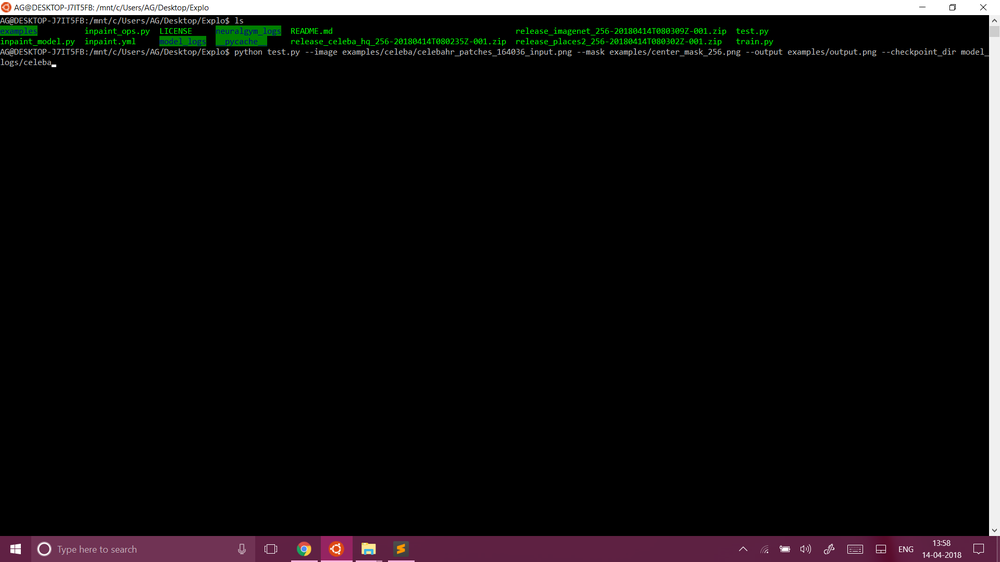
#> input picture Example command.png, 1000 x 562 px, shrunk from 1920 x 1080 before the run
$ python saliency.py '../Example command.png' out.png
#> lines starting #> are read from the running program, lines starting #| are printed output that depends on the picture; after the words box and inside, x2 and y2 are one past the last pixel; in counts of white or black regions, pixels touching at a corner belong together
import math
import sys
import operator
import networkx as nx
#import matplotlib.pyplot as plt
import numpy as np
import scipy.spatial.distance
import scipy.signal
import skimage
import skimage.io
from skimage.segmentation import slic
from skimage.util import img_as_float
from scipy.optimize import minimize
import cv2
#import pdb

THRESHOLD = 0.6

def raster_scan(img,L,U,D):
	n_rows = len(img)
	n_cols = len(img[0])

	for x in range(1,n_rows - 1):
		for y in range(1,n_cols - 1):
			ix = img[x][y]
			d = D[x][y]

			u1 = U[x-1][y]
			l1 = L[x-1][y]

			u2 = U[x][y-1]
			l2 = L[x][y-1]

			b1 = max(u1,ix) - min(l1,ix)
			b2 = max(u2,ix) - min(l2,ix)

			if d <= b1 and d <= b2:
				continue
			elif b1 < d and b1 <= b2:
				D[x][y] = b1
				U[x][y] = max(u1,ix)
				L[x][y] = min(l1,ix)
			else:
				D[x][y] = b2
				U[x][y] = max(u2,ix)
				L[x][y] = min(l2,ix)

	return True

def raster_scan_inv(img,L,U,D):
	n_rows = len(img)
	n_cols = len(img[0])

	for x in range(n_rows - 2,1,-1):
		for y in range(n_cols - 2,1,-1):

			ix = img[x][y]
			d = D[x][y]

			u1 = U[x+1][y]
			l1 = L[x+1][y]

			u2 = U[x][y+1]
			l2 = L[x][y+1]

			b1 = max(u1,ix) - min(l1,ix)
			b2 = max(u2,ix) - min(l2,ix)

			if d <= b1 and d <= b2:
				continue
			elif b1 < d and b1 <= b2:
				D[x][y] = b1
				U[x][y] = max(u1,ix)
				L[x][y] = min(l1,ix)
			else:
				D[x][y] = b2
				U[x][y] = max(u2,ix)
				L[x][y] = min(l2,ix)

	return True

def mbd(img, num_iters):

	if len(img.shape) != 2:
		print('did not get 2d np array to fast mbd')
		return None
	if (img.shape[0] <= 3 or img.shape[1] <= 3):
		print('image is too small')
		return None

	L = np.copy(img)
	U = np.copy(img)
	D = float('Inf') * np.ones(img.shape)
	D[0,:] = 0
	D[-1,:] = 0
	D[:,0] = 0
	D[:,-1] = 0

	# unfortunately, iterating over numpy arrays is very slow
	img_list = img.tolist()
	L_list = L.tolist()
	U_list = U.tolist()
	D_list = D.tolist()

	for x in range(0,num_iters):
		if x%2 == 1:
			raster_scan(img_list,L_list,U_list,D_list)
		else:
			raster_scan_inv(img_list,L_list,U_list,D_list)

	return np.array(D_list)


def get_saliency_mbd(input,method='b'):

#> called with input = '../Example command.png', method = 'b'
	img_path_list = []
	#we get either a filename or a list of filenames
	if type(input) == type(str()):
		img_path_list.append(input)
	elif type(input) == type(list()):
		img_path_list = input
	else:
		print('Input type is neither list or string')
		return None

	# Saliency map calculation based on: Minimum Barrier Salient Object Detection at 80 FPS
	for img_path in img_path_list:

		img = cv2.imread(img_path)
#> img is the input picture: shape (562, 1000, 3); mean B, G, R 13.5, 13.1, 14.8
		if(len(img.shape)>2 and img.shape[2]>3):
			img = cv2.cvtColor(img, cv2.COLOR_BGRA2BGR)
		img_mean = np.mean(img,axis=(2))
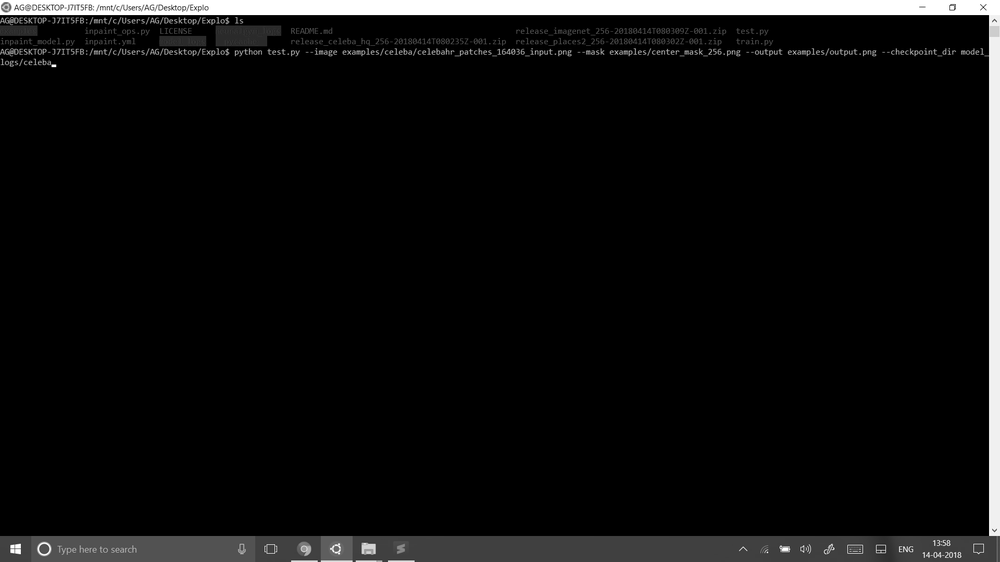
#> img_mean: shape (562, 1000) float64; min 0, max 255, mean 13.8
		sal = mbd(img_mean,3)
#> in mbd, `img_list = img.tolist()`: img_list = 562 items
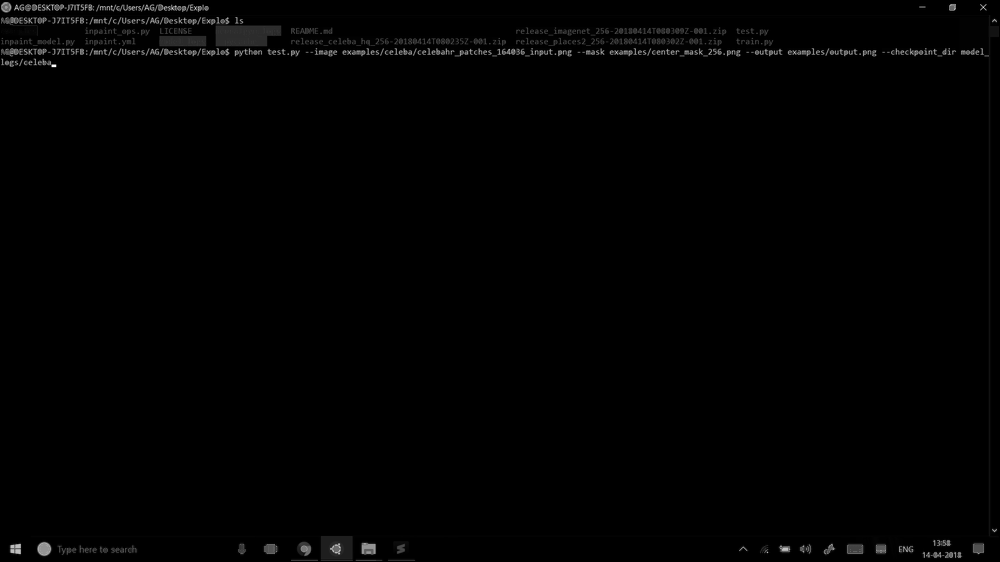
#> sal: shape (562, 1000) float64; min 0, max 255, mean 1.9


		if method == 'b':
			# get the background map

			# paper uses 30px for an image of size 300px, so we use 10%
			(n_rows,n_cols,n_channels) = img.shape
#> n_rows = 562; n_cols = 1000; n_channels = 3
			img_size = math.sqrt(n_rows * n_cols)
#> img_size = 749.7
			border_thickness = int(math.floor(0.1 * img_size))
#> border_thickness = 74

			img_lab = img_as_float(skimage.color.rgb2lab(img))
#> img_lab: shape (562, 1000, 3) float64; mean of channels 0, 1, 2 5.5, 0.8, -0.9

			px_left = img_lab[0:border_thickness,:,:]
#> px_left: shape (74, 1000, 3) float64; mean of channels 0, 1, 2 26.3, -3.4, 3.5
			px_right = img_lab[n_rows - border_thickness-1:-1,:,:]
#> px_right: shape (74, 1000, 3) float64; mean of channels 0, 1, 2 9.2, 9.3, -10.1

			px_top = img_lab[:,0:border_thickness,:]
#> px_top: shape (562, 74, 3) float64; mean of channels 0, 1, 2 5.2, 0.6, -0.7
			px_bottom = img_lab[:,n_cols - border_thickness-1:-1,:]
#> px_bottom: shape (562, 74, 3) float64; mean of channels 0, 1, 2 15.8, 1.2, -1.3

			px_mean_left = np.mean(px_left,axis=(0,1))
#> px_mean_left = [26.28, -3.41, 3.55]
			px_mean_right = np.mean(px_right,axis=(0,1))
#> px_mean_right = [9.16, 9.34, -10.09]
			px_mean_top = np.mean(px_top,axis=(0,1))
#> px_mean_top = [5.24, 0.609, -0.657]
			px_mean_bottom = np.mean(px_bottom,axis=(0,1))
#> px_mean_bottom = [15.78, 1.24, -1.29]


			px_left = px_left.reshape((n_cols*border_thickness,3))
			px_right = px_right.reshape((n_cols*border_thickness,3))

			px_top = px_top.reshape((n_rows*border_thickness,3))
			px_bottom = px_bottom.reshape((n_rows*border_thickness,3))

			cov_left = np.cov(px_left.T)
#> cov_left = [[1576.2, -65.17, 63.81], [-65.17, 167.4, -155.8], [63.81, -155.8, 174.9]]
			cov_right = np.cov(px_right.T)
#> cov_right = [[240, 127.9, -144.2], [127.9, 189.3, -200], [-144.2, -200, 225.1]]

			cov_top = np.cov(px_top.T)
#> cov_top = [[311.2, 1.04, -3.99], [1.04, 69.32, -70.16], [-3.99, -70.16, 84.41]]
			cov_bottom = np.cov(px_bottom.T)
#> cov_bottom = [[1163.6, 7.95, -8.4], [7.95, 32.74, -34.04], [-8.4, -34.04, 36.65]]

			cov_left = np.linalg.inv(cov_left)
#> cov_left = [[0.000645, 0.000187, -6.84e-05], [0.000187, 0.0348, 0.031], [-6.84e-05, 0.031, 0.0333]]
			cov_right = np.linalg.inv(cov_right)
#> cov_right = [[0.00677, 0.000131, 0.00446], [0.000131, 0.0857, 0.0762], [0.00446, 0.0762, 0.075]]

			cov_top = np.linalg.inv(cov_top)
#> cov_top = [[0.00322, 0.000666, 0.000706], [0.000666, 0.0911, 0.0757], [0.000706, 0.0757, 0.0748]]
			cov_bottom = np.linalg.inv(cov_bottom)
#> cov_bottom = [[0.000861, -0.000114, 9.19e-05], [-0.000114, 0.888, 0.825], [9.19e-05, 0.825, 0.794]]


			u_left = np.zeros(sal.shape)
			u_right = np.zeros(sal.shape)
			u_top = np.zeros(sal.shape)
			u_bottom = np.zeros(sal.shape)

			u_final = np.zeros(sal.shape)
			img_lab_unrolled = img_lab.reshape(img_lab.shape[0]*img_lab.shape[1],3)

			px_mean_left_2 = np.zeros((1,3))
			px_mean_left_2[0,:] = px_mean_left

			u_left = scipy.spatial.distance.cdist(img_lab_unrolled,px_mean_left_2,'mahalanobis', VI=cov_left)
			u_left = u_left.reshape((img_lab.shape[0],img_lab.shape[1]))

			px_mean_right_2 = np.zeros((1,3))
			px_mean_right_2[0,:] = px_mean_right

			u_right = scipy.spatial.distance.cdist(img_lab_unrolled,px_mean_right_2,'mahalanobis', VI=cov_right)
			u_right = u_right.reshape((img_lab.shape[0],img_lab.shape[1]))
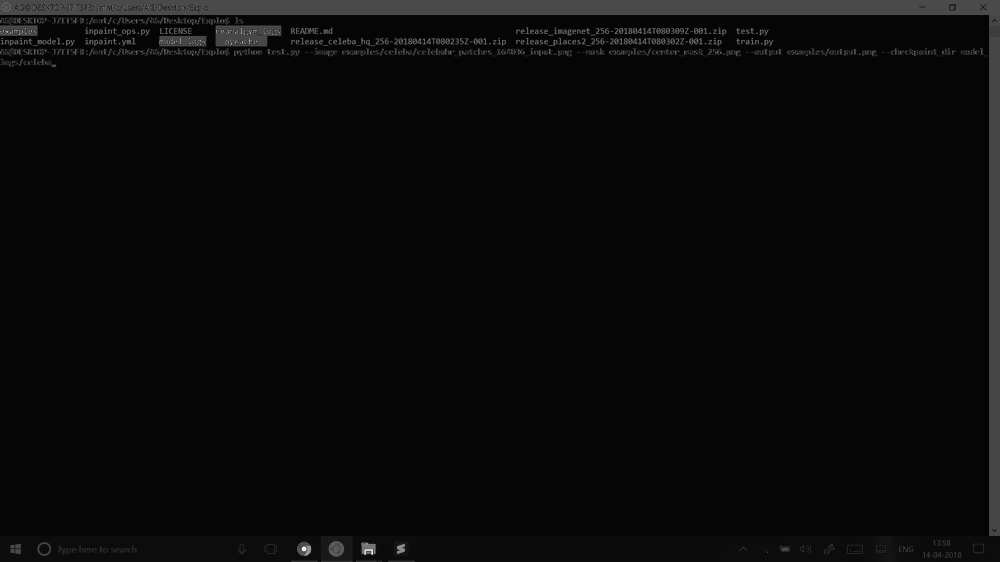
#> u_right: shape (562, 1000) float64; min 0.162, max 27, mean 1.1; drawn with min black and max white

			px_mean_top_2 = np.zeros((1,3))
			px_mean_top_2[0,:] = px_mean_top

			u_top = scipy.spatial.distance.cdist(img_lab_unrolled,px_mean_top_2,'mahalanobis', VI=cov_top)
			u_top = u_top.reshape((img_lab.shape[0],img_lab.shape[1]))
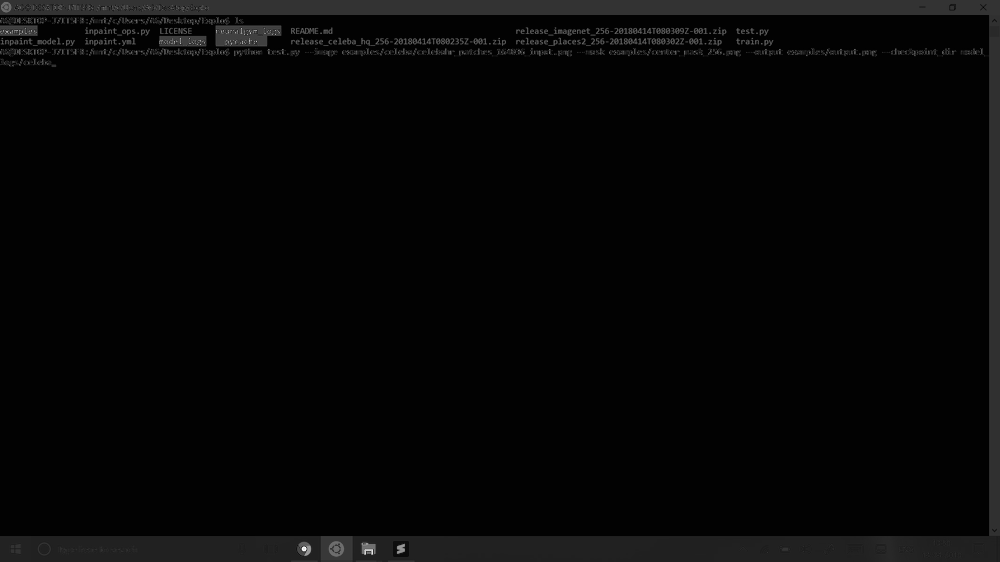
#> u_top: shape (562, 1000) float64; min 0.0613, max 26.34, mean 0.8; drawn with min black and max white

			px_mean_bottom_2 = np.zeros((1,3))
			px_mean_bottom_2[0,:] = px_mean_bottom

			u_bottom = scipy.spatial.distance.cdist(img_lab_unrolled,px_mean_bottom_2,'mahalanobis', VI=cov_bottom)
			u_bottom = u_bottom.reshape((img_lab.shape[0],img_lab.shape[1]))

			max_u_left = np.max(u_left)
#> max_u_left = 16.77
			max_u_right = np.max(u_right)
#> max_u_right = 27
			max_u_top = np.max(u_top)
#> max_u_top = 26.34
			max_u_bottom = np.max(u_bottom)
#> max_u_bottom = 84.42

			u_left = u_left / max_u_left
			u_right = u_right / max_u_right
			u_top = u_top / max_u_top
			u_bottom = u_bottom / max_u_bottom

			u_max = np.maximum(np.maximum(np.maximum(u_left,u_right),u_top),u_bottom)
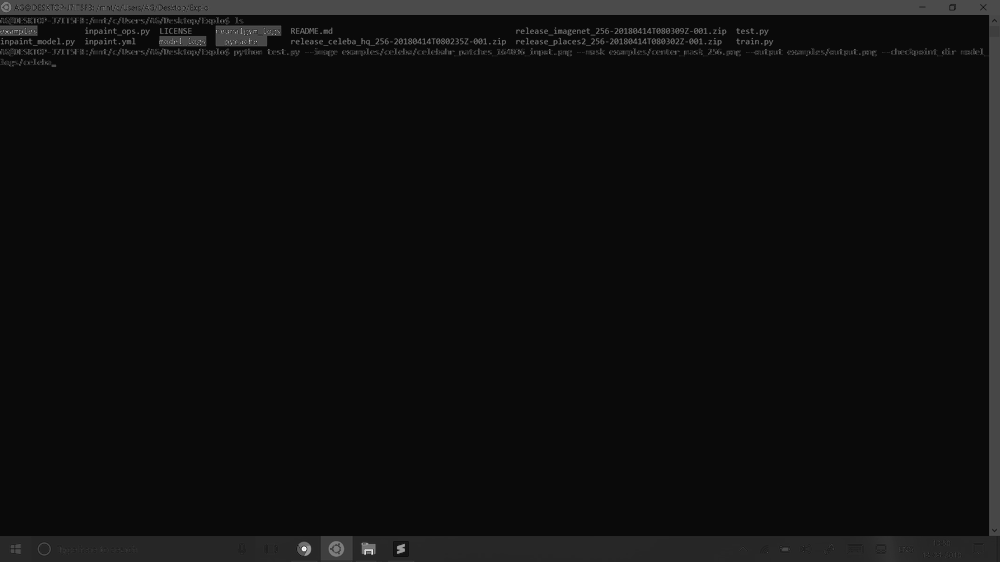
#> u_max: shape (562, 1000) float64; min 0.0307, max 1, mean 0.0597

			u_final = (u_left + u_right + u_top + u_bottom) - u_max

			u_max_final = np.max(u_final)
#> u_max_final = 3
			sal_max = np.max(sal)
#> sal_max = 255
			sal = sal / sal_max + u_final / u_max_final

		#postprocessing

		# apply centredness map
		sal = sal / np.max(sal)

		s = np.mean(sal)
#> s = 0.0222
		alpha = 50.0
		delta = alpha * math.sqrt(s)
#> delta = 7.46

		xv,yv = np.meshgrid(np.arange(sal.shape[1]),np.arange(sal.shape[0]))
		(w,h) = sal.shape
#> w = 562; h = 1000
		w2 = w/2.0
#> w2 = 281
		h2 = h/2.0
#> h2 = 500

		C = 1 - np.sqrt(np.power(xv - h2,2) + np.power(yv - w2,2)) / math.sqrt(np.power(w2,2) + np.power(h2,2))

		sal = sal * C

		#increase bg/fg contrast

		def f(x):
			b = 10.0
			return 1.0 / (1.0 + math.exp(-b*(x - 0.5)))

		fv = np.vectorize(f)

		sal = sal / np.max(sal)
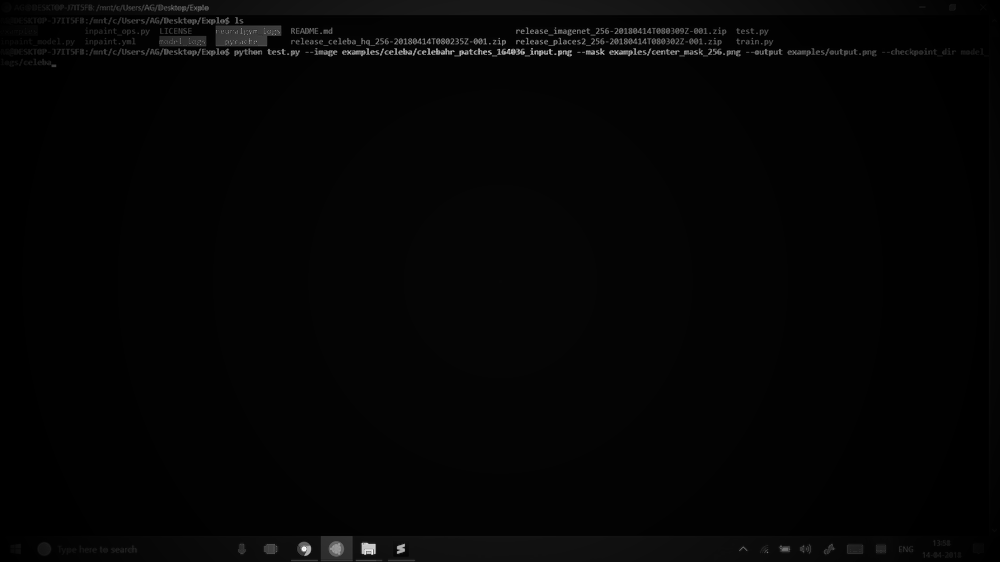
#> sal: shape (562, 1000) float64; min 0, max 1, mean 0.02

		sal = fv(sal)

		return sal* 255.0

def binarise_saliency_map(saliency_map,method='adaptive',threshold=0.5):

	# check if input is a numpy array
#> called with method = 'adaptive', threshold = 0.6
	if type(saliency_map).__module__ != np.__name__:
		print('Expected numpy array')
		return None

	#check if input is 2D
	if len(saliency_map.shape) != 2:
		print('Saliency map must be 2D')
		return None

	if method == 'fixed':
		return (saliency_map > threshold)

	elif method == 'adaptive':
		adaptive_threshold = 2.0 * threshold * saliency_map.mean()
#> adaptive_threshold = 2.48
		return (saliency_map > adaptive_threshold)
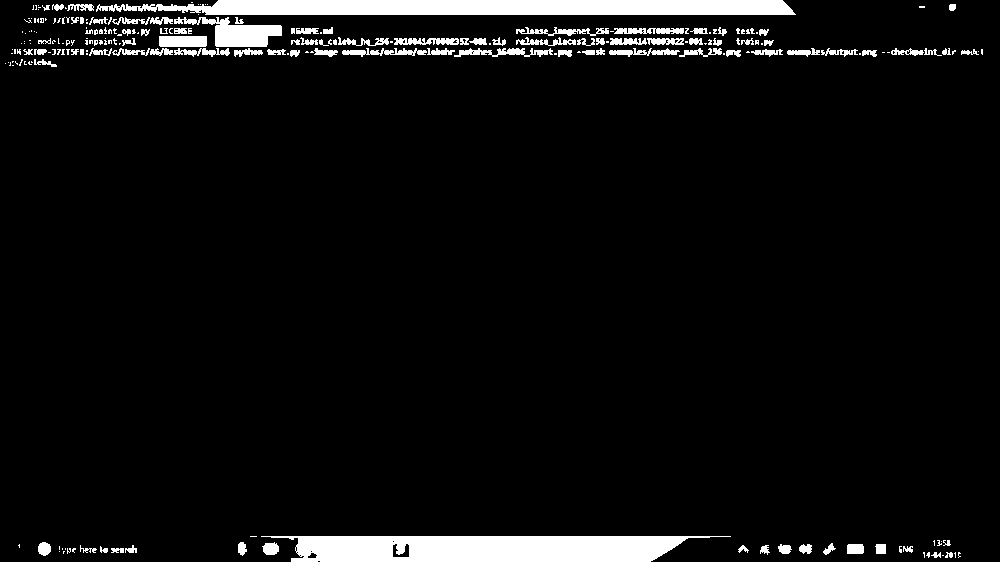
#> returned value: shape (562, 1000) bool; 5.6% white; 231 white regions (136 under 20 px), largest, box (x1, y1, x2, y2) and area: (261, 536, 731, 562) 9732, (96, 0, 796, 15) 9288, (174, 17, 282, 47) 1594

	elif method == 'cv2':
		(T, saliency) = cv2.threshold(saliency_map, 200, 255, cv2.THRESH_BINARY)
		return saliency

	else:
		print("Method must be one of fixed, adaptive")
		return None
def backproject(source, target, levels = 2, scale = 1):
        hsv = cv2.cvtColor(source,  cv2.COLOR_BGR2HSV)
        hsvt = cv2.cvtColor(target, cv2.COLOR_BGR2HSV)
        # calculating object histogram
        roihist = cv2.calcHist([hsv],[0, 1], None, \
            [levels, levels], [0, 180, 0, 256] )

        # normalize histogram and apply backprojection
        cv2.normalize(roihist,roihist,0,255,cv2.NORM_MINMAX)
        dst = cv2.calcBackProject([hsvt],[0,1],roihist,[0,180,0,256], scale)
        return dst
def get_saliency_backproj(img):
	img = cv2.imread(img, 1)
	cv2.pyrMeanShiftFiltering(img, 2, 10, img, 4)
	backproj = np.uint8(backproject(img, img, levels = 2))
	cv2.normalize(backproj,backproj,0,255,cv2.NORM_MINMAX)
	saliencies = [backproj, backproj, backproj]
	saliency = cv2.merge(saliencies)
	cv2.pyrMeanShiftFiltering(saliency, 20, 200, saliency, 2)
	saliency = cv2.cvtColor(saliency, cv2.COLOR_BGR2GRAY)
	cv2.equalizeHist(saliency, saliency)
	return saliency
if __name__ == '__main__':
	sal = get_saliency_mbd(sys.argv[1]).astype('uint8')
	binarised = 255*binarise_saliency_map(sal, method="adaptive", threshold=THRESHOLD).astype('uint8') #Thresholding
	#binarised = binarise_saliency_map(sal, method="cv2", threshold=0.8).astype('uint8')
	cv2.imwrite(sys.argv[2], binarised)
	cv2.imwrite((sys.argv[2].split('.')[0])+"-full-saliency.png", sal)
#https://github.com/yhenon/pyimgsaliency
